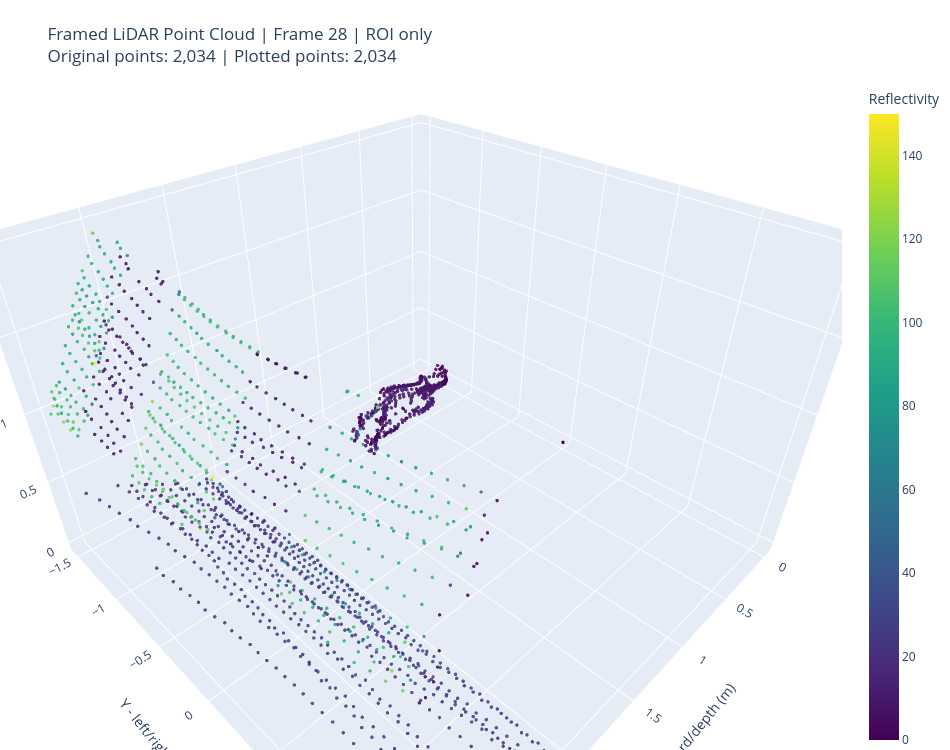

The notebook cell saved with this chart:
### Markdown cell above
Cell 5 — Visualisasi satu frame default

### Code cell
# =========================
# PLOT ONE DEFAULT FRAME
# =========================

# Pilih frame tengah sebagai default
available_frames = sorted(df["frame_id"].unique().tolist())
DEFAULT_FRAME_ID = available_frames[len(available_frames) // 2]

print("Available frame range:", min(available_frames), "to", max(available_frames))
print("Default selected frame:", DEFAULT_FRAME_ID)

frame_df = get_frame_points(DEFAULT_FRAME_ID, use_roi_filter=USE_ROI_FILTER)

print("\nSelected frame info:")
print("Frame ID:", DEFAULT_FRAME_ID)
print("Point count:", len(frame_df))
print("Timestamp unique count:", frame_df["Timestamp"].nunique())

print("\nCoordinate summary:")
display(frame_df[["X", "Y", "Z", "Reflectivity"]].describe())

fig = plot_point_cloud_frame(
    frame_id=DEFAULT_FRAME_ID,
    use_roi_filter=USE_ROI_FILTER,
    color_by="Reflectivity",
    max_points=MAX_POINTS_PLOT,
    title_prefix="Framed LiDAR Point Cloud"
)

fig.show()

### Figure 1 — Plotly figure (JSON) as saved in the notebook; plotly's stock layout.template omitted (floating-point values rounded to 4 significant figures; data arrays with more than 128 entries replaced by an {"elided": "..."} marker saying what was removed)
{"data": [{"hoverinfo": "text", "marker": {"color": {"elided": "2034 int values"}, "colorbar": {"title": {"text": "Reflectivity"}}, "colorscale": [[0, "#440154"], [0.1111, "#482878"], [0.2222, "#3e4989"], [0.3333, "#31688e"], [0.4444, "#26828e"], [0.5556, "#1f9e89"], [0.6667, "#35b779"], [0.7778, "#6ece58"], [0.8889, "#b5de2b"], [1, "#fde725"]], "opacity": 0.85, "size": 2}, "mode": "markers", "text": {"elided": "2034 str values"}, "type": "scatter3d", "x": {"elided": "2034 float values"}, "y": {"elided": "2034 float values"}, "z": {"elided": "2034 float values"}}], "layout": {"height": 750, "margin": {"b": 0, "l": 0, "r": 0, "t": 80}, "scene": {"aspectmode": "manual", "aspectratio": {"x": 1.5, "y": 1.5, "z": 1}, "xaxis": {"title": {"text": "X - forward/depth (m)"}}, "yaxis": {"title": {"text": "Y - left/right (m)"}}, "zaxis": {"title": {"text": "Z - vertical (m)"}}}, "title": {"text": "Framed LiDAR Point Cloud | Frame 28 | ROI only<br>Original points: 2,034 | Plotted points: 2,034"}, "width": 950}}
